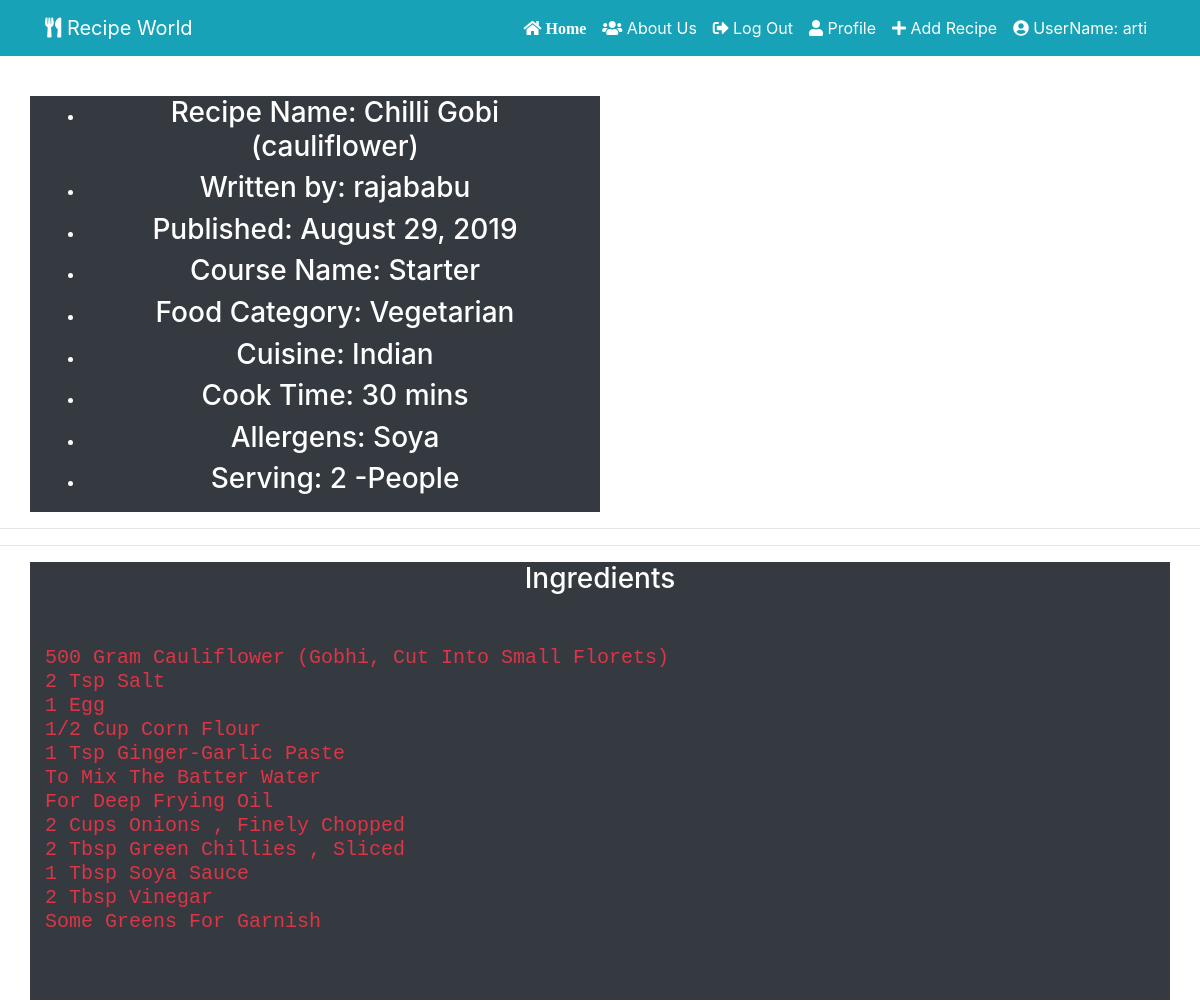
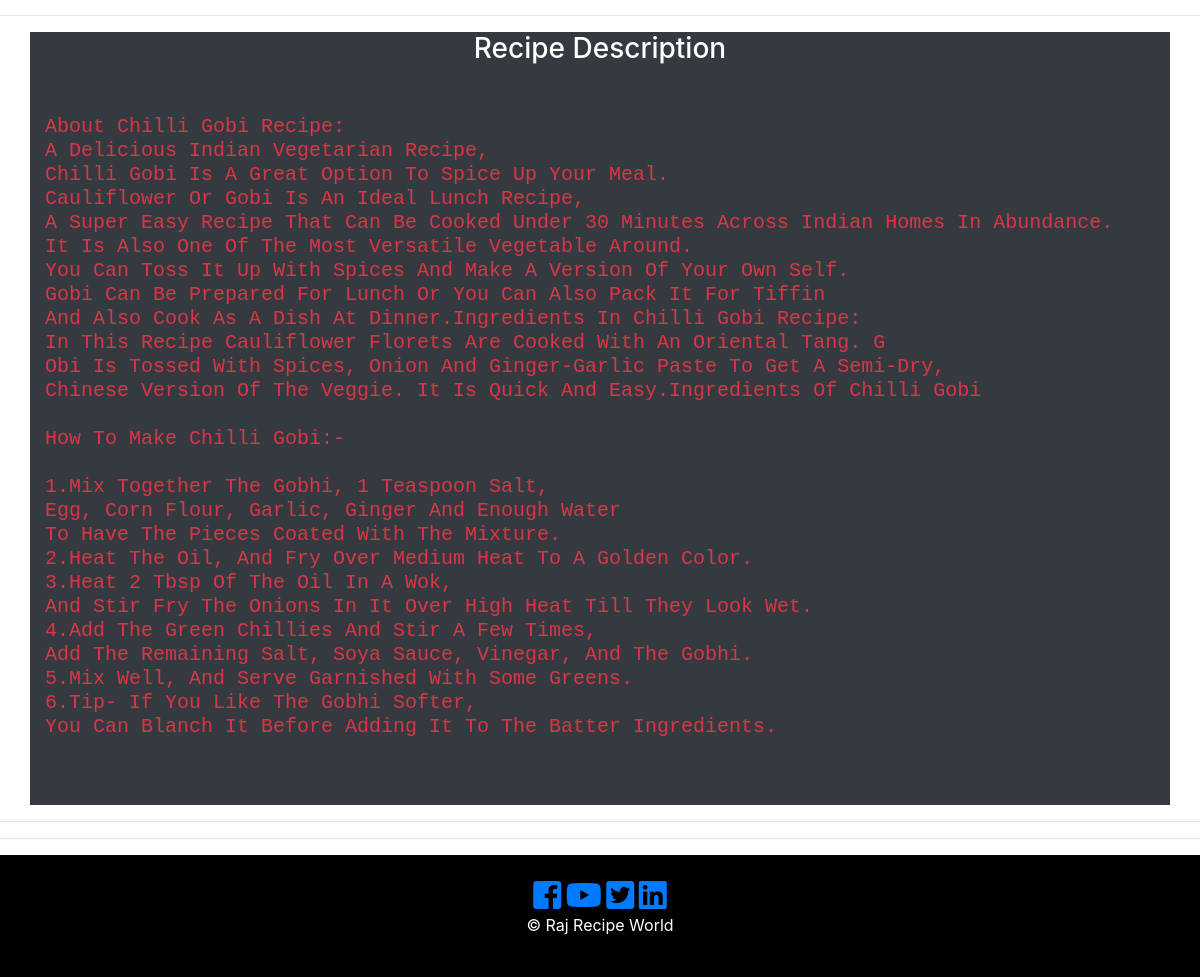
/20 (signed in), run on the app's committed database (2 pictures, top to bottom).
### recipe_app/models.py (models this page shows, shortened)
class User(db.Model, UserMixin):
     __tablename__ = 'users'
     id = db.Column(db.Integer, primary_key = True)
     picture = db.Column(db.String(128), default='default_profile.png', nullable=False)
     email = db.Column(db.String(64), unique=True, index=True)
     username = db.Column(db.String(64), unique=True, index=True)
     password_hash = db.Column(db.String(128))
     recipe = db.relationship('RecipePost', backref='author', lazy=True)
     def __repr__(self):
        return f"UserName: {self.username}"

class RecipePost(db.Model):
    __searchable__ = ['recipe_name']
    users = db.relationship(User)
    id = db.Column(db.Integer, primary_key=True)
    user_id = db.Column(db.Integer, db.ForeignKey('users.id'), nullable=False)
    date = db.Column(db.DateTime, nullable=False, default=datetime.utcnow)
    recipe_image = db.Column(db.String(128), default=None, nullable=True)
    recipe_name = db.Column(db.String(164), nullable=False)
    course = db.Column(db.String(164), nullable=False)
    food_category = db.Column(db.String(164), nullable=False)
    cuisine = db.Column(db.String(164), nullable=False)
    prep_time = db.Column(db.String(164), nullable=False)
    cook_time = db.Column(db.String(164), nullable=False)
    allergens = db.Column(db.String(164), nullable=False)
    serving = db.Column(db.String(164), nullable=False)
    ingredients = db.Column(db.Text, nullable=False)
    recipe_description = db.Column(db.Text, nullable=False)

### recipe_app/users/views.py (the view)
@users.route("/<username>")
def user_recipies(username):
    page = request.args.get('page',1,type=int)
    user = User.query.filter_by(username=username).first_or_404()
    recipies_posted = RecipePost.query.filter_by(author=user).order_by(RecipePost.date.desc()).paginate(page=page,per_page=5)
    return render_template('user_recipe_posts.html', recipies_posted=recipies_posted, user=user)

### recipe_app/models.py (called while the page is built)
@login_manager.user_loader
def load_user(user_id):
    return User.query.get(user_id)

### recipe_app/recipe_posts/views.py (called while the page is built)
@recipe_posts.route('/<int:recipe_post_id>')
def recipe_post(recipe_post_id):
    recipe_post = RecipePost.query.get_or_404(recipe_post_id)
    return render_template('recipe_post.html', recipe_name=recipe_post.recipe_name,
                            date=recipe_post.date, recipe=recipe_post
    )

### recipe_app/templates/recipe_post.html (shortened to what this page needs)
{% extends "base.html" %}
{% block content %}
  <section id="" class="text-center text-white">
    <div class="container">
      <div class="row">
        <div class="col-md-6 bg-dark">
          <ul class="">
              <li class="">
                  <h3> Recipe Name: {{ recipe.recipe_name }}</h3>
              </li>
              <li class="">
                <h3>Written by: {{recipe.author.username}}</h3>
              </li>
              <li class="">
                <h3>Published: {{recipe.date.strftime('%B %d, %Y') }}</h3>
              </li>
              <li class="">
                  <h3> Course Name: {{recipe.course}} </h3>
              </li>
              <li class="">
                <h3>Food Category: {{recipe.food_category}}</h3>
              </li>
              <li class="">
                <h3>Cuisine: {{ recipe.cuisine }}</h3>
              </li>
              <li class="">
                <h3> Cook Time: {{recipe.cook_time}}</h3>
              </li>
              <li class="">
                <h3> Allergens: {{ recipe.allergens }}</h3>
              </li>
              <li class="">
                <h3>Serving: {{ recipe.serving }}</h3>
              </li>
            </ul>
        </div>
              <div class="col-md-6 py-2">
        </div>
      </div>
    </div>
</section>
<hr>
<hr>
  <div>
    <div class="container text-center text-white">
      <div class="row">
            <div class="col-md-12 bg-dark">
              <h3> Ingredients </h3>
                <div>
                  <pre class="text-danger text-left text-capitalize">
                    <h5>{{recipe.ingredients}}</h5>
                  </pre>
               </div>
            </div>
        </div>
      </div>
    </div>
<hr>
  <div>
    <div class="container text-center text-white">
      <div class="row">
            <div class="col-md-12 bg-dark">
              <h3> Recipe Description </h3>
              <div>
              <pre class="text-danger text-left text-capitalize">
                <h5>{{recipe.recipe_description}} </h5>
              </pre>
            </div>
        </div>
    </div>
  </div>
<hr>
 <hr>
{% endblock content %}

### recipe_app/templates/base.html (shortened to what this page needs)
<!DOCTYPE html>
<html lang="en">
  <head>
      <link rel="stylesheet" href="https://stackpath.bootstrapcdn.com/bootstrap/4.3.1/css/bootstrap.min.css">
      <link type="text/css" rel="stylesheet" href="{{ url_for('static', filename='css/master.css') }}"/>
      <link rel="stylesheet" href="https://use.fontawesome.com/releases/v5.3.1/css/all.css"
>
      <link rel="stylesheet" href="https://cdnjs.cloudflare.com/ajax/libs/ekko-lightbox/5.3.0/ekko-lightbox.css" />
      <link rel="stylesheet" href="https://cdnjs.cloudflare.com/ajax/libs/slick-carousel/1.9.0/slick.css" />
      <link rel="stylesheet" href="https://cdnjs.cloudflare.com/ajax/libs/slick-carousel/1.9.0/slick-theme.min.css" />
  </head>
<body>
  <header class="py-5" >
<nav class="navbar navbar-expand-sm navbar-dark bg-info fixed-top ">
    <div class="container">
      <a href="{{ url_for('core.index') }}" target="_blank" class="navbar-brand"> <i class="fas fa-utensils icon-nav"></i> Recipe World</a>
      <div class="collapse navbar-collapse" id="navbarCollapse">
      <ul class="navbar-nav ml-auto">
            <li class="nav-item active">
              <a class="nav-link text-white" href="{{ url_for('core.index') }}">
                <i class="fas fa-home icon-nav"> Home </i>
              </a>
            </li>
            <li class="nav-item">
              <a class="nav-link text-white" href="{{ url_for('core.info') }}"> <i class="fas fa-users icon-nav"></i> About Us</a>
            </li>
            {% if current_user.is_authenticated %}
            <li class="nav-item">
                <a class="nav-link text-white" href="{{ url_for('users.logout') }}"> <i class="fas fa-sign-out-alt icon-nav"></i> Log Out </a>
            </li>
            <li class="nav-item">
                <a class="nav-link text-white" href="{{ url_for('users.account') }}">
                  <i class="fas fa-user icon-nav"> </i> Profile </a>
            </li>
            <li class="nav-item">
                <a class="nav-link text-white" href="{{ url_for('recipe_posts.create_recipe') }}">
                  <i class="fas fa-plus icon-nav"></i> Add Recipe</a>
            </li>
             <li class="nav-item">
                <a class="nav-link text-white" href="{{ url_for('users.user_recipies' , username=current_user.username) }}"> <i class="fas fa-user-circle icon-nav"> </i> {{ current_user }} </a>
              </li>
              {% endif %}
    </ul>
    </div>
   </div>
  </nav>
 </header>
  {% block content %}
  {% endblock %}
         <footer id="main-footer" class="text-center p-4">
          <div class="container">
              <div class="row">
                <div class="col">
                    <a href="#"> <i class="fab fa-facebook-square fa-2x"> </i> </a>
                    <a href="#"> <i class="fab fa-youtube fa-2x"> </i> </a>
                    <a href="#"> <i class="fab fa-twitter-square fa-2x"></i> </a>
                    <a href="#"> <i class="fab fa-linkedin fa-2x"></i> </a>
                  <p> &copy;
                     Raj Recipe World </p>
                </div>
              </div>
            </div>
          </footer>
  </body>
</html>

### recipe_app/static/css/master.css (style rules this page uses)
#main-footer { background: #000; color: #fff; }

### data on the page
User: username "UserName: arti"
RecipePost: recipe_name "Chilli Gobi (cauliflower)", date "August 29, 2019", course "Starter", food_category "Vegetarian", cuisine "Indian", cook_time "30 mins", allergens "Soya", serving "2 -People", ingredients "500 Gram Cauliflower (Gobhi, Cut Into Small Florets) 2 Tsp Salt 1 Egg 1/2 Cup Corn Flour 1 Tsp Ginger-Garlic Paste To Mix The Batter Water For Deep Frying Oil 2 Cups Onions , Finely Chopped 2 Tbsp Green Chillies , Sliced 1 Tbsp Soya Sauce 2 Tbsp Vinegar Some Greens For Garnish", recipe_description "About Chilli Gobi Recipe: A Delicious Indian Vegetarian Recipe, Chilli Gobi Is A Great Option To Spice Up Your Meal. Cauliflower Or Gobi Is An Ideal Lunch Recipe, A Super Easy Recipe That Can Be Cooked Under 30 Minutes Across Indian Homes In Abundance. It Is Also One Of The Most Versatile Vegetable Around. You Can Toss It Up With Spices And Make A Version Of Your Own Self. Gobi Can Be Prepared For Lunch Or You Can Also Pack It For Tiffin And Also Cook As A Dish At Dinner.Ingredients In Chilli Gobi Recipe: In This Recipe Cauliflower Florets Are Cooked With An Oriental Tang. G Obi Is Tossed With Spices, Onion And Ginger-Garlic Paste To Get A Semi-Dry, Chinese Version Of The Veggie. It Is…"
User: author.username "rajababu"
